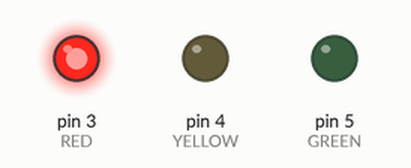
Recording of a sketch running on a simulated Arduino Uno, built with avr-gcc and run on an emulated ATmega328P. Parts: output pins drawn as LEDs (lit = HIGH).

Above: at 1.5 s.
At 4.5 s:
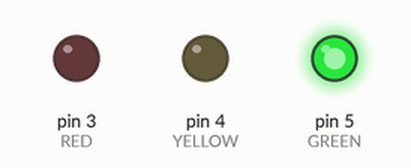
At 7.5 s:
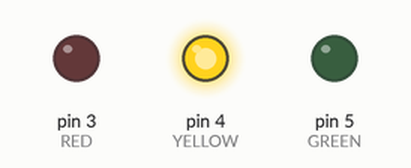
Timing chart, 0 to 11.7 s (numbered marks = the images above):
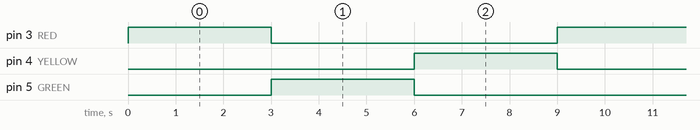

The sketch:

sketch_traffic_light_system_v2.ino
```cpp
const int RED = 3;
const int YELLOW = 4;
const int GREEN = 5;

void setup()
{
  pinMode(RED, OUTPUT);
  pinMode(YELLOW, OUTPUT);
  pinMode(GREEN, OUTPUT);

  digitalWrite(RED, HIGH);
}

void loop() {
  delay(3000);
  digitalWrite(RED, LOW);
  digitalWrite(GREEN, HIGH);
  delay(3000);
  digitalWrite(GREEN, LOW);
  digitalWrite(YELLOW,HIGH);
  delay(3000);
  digitalWrite(YELLOW, LOW);
  digitalWrite(RED, HIGH);
}
```

Measured:
- by itself, pin 3 (RED), pin 4 (YELLOW), pin 5 (GREEN): alternates HIGH for 3.0 s and LOW for 6.0 s
- by itself, everything shown: repeats every 9.0 s, in 3 steps
